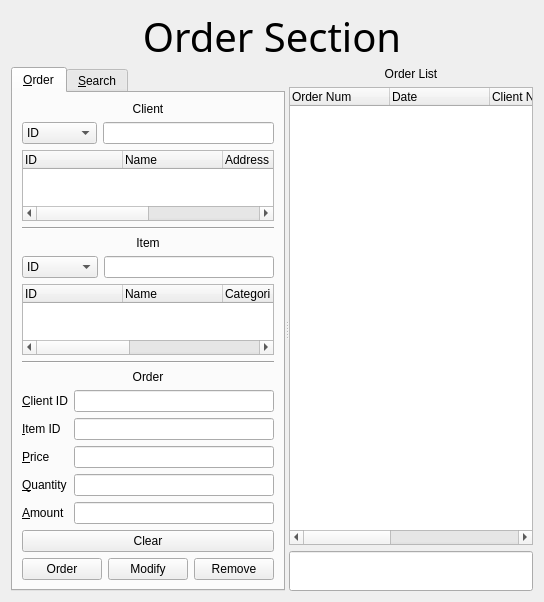
<?xml version="1.0" encoding="UTF-8"?>
<ui version="4.0">
 <class>OrderManager</class>
 <widget class="QWidget" name="OrderManager">
  <property name="geometry">
   <rect>
    <x>0</x>
    <y>0</y>
    <width>544</width>
    <height>565</height>
   </rect>
  </property>
  <property name="windowTitle">
   <string>Form</string>
  </property>
  <layout class="QVBoxLayout" name="verticalLayout_8">
   <item>
    <widget class="QLabel" name="label">
     <property name="minimumSize">
      <size>
       <width>0</width>
       <height>50</height>
      </size>
     </property>
     <property name="maximumSize">
      <size>
       <width>16777215</width>
       <height>50</height>
      </size>
     </property>
     <property name="baseSize">
      <size>
       <width>0</width>
       <height>150</height>
      </size>
     </property>
     <property name="font">
      <font>
       <family>Arial Rounded MT Bold</family>
       <pointsize>30</pointsize>
      </font>
     </property>
     <property name="text">
      <string>Order Section</string>
     </property>
     <property name="alignment">
      <set>Qt::AlignCenter</set>
     </property>
    </widget>
   </item>
   <item>
    <widget class="QSplitter" name="splitter">
     <property name="orientation">
      <enum>Qt::Horizontal</enum>
     </property>
     <widget class="QTabWidget" name="OrdertabWidget">
      <property name="currentIndex">
       <number>0</number>
      </property>
      <widget class="QWidget" name="tab">
       <attribute name="title">
        <string>&amp;Order</string>
       </attribute>
       <layout class="QHBoxLayout" name="horizontalLayout_4">
        <item>
         <layout class="QVBoxLayout" name="verticalLayout_5">
          <item>
           <layout class="QVBoxLayout" name="verticalLayout_4">
            <item>
             <widget class="QLabel" name="OrderClientlabel">
              <property name="text">
               <string>Client</string>
              </property>
              <property name="alignment">
               <set>Qt::AlignCenter</set>
              </property>
             </widget>
            </item>
            <item>
             <layout class="QHBoxLayout" name="horizontalLayout_3">
              <item>
               <widget class="QComboBox" name="clientComboBox">
                <item>
                 <property name="text">
                  <string>ID</string>
                 </property>
                </item>
                <item>
                 <property name="text">
                  <string>Name</string>
                 </property>
                </item>
                <item>
                 <property name="text">
                  <string>Address</string>
                 </property>
                </item>
                <item>
                 <property name="text">
                  <string>Type</string>
                 </property>
                </item>
               </widget>
              </item>
              <item>
               <widget class="QLineEdit" name="clientLineEdit"/>
              </item>
             </layout>
            </item>
            <item>
             <widget class="QTreeWidget" name="clientTreeWidget">
              <column>
               <property name="text">
                <string>ID</string>
               </property>
              </column>
              <column>
               <property name="text">
                <string>Name</string>
               </property>
              </column>
              <column>
               <property name="text">
                <string>Address</string>
               </property>
              </column>
              <column>
               <property name="text">
                <string>Tel</string>
               </property>
              </column>
              <column>
               <property name="text">
                <string>Type</string>
               </property>
              </column>
             </widget>
            </item>
           </layout>
          </item>
          <item>
           <widget class="Line" name="line">
            <property name="orientation">
             <enum>Qt::Horizontal</enum>
            </property>
           </widget>
          </item>
          <item>
           <layout class="QVBoxLayout" name="verticalLayout_3">
            <item>
             <widget class="QLabel" name="OrderClientlabel_2">
              <property name="text">
               <string>Item</string>
              </property>
              <property name="alignment">
               <set>Qt::AlignCenter</set>
              </property>
             </widget>
            </item>
            <item>
             <layout class="QHBoxLayout" name="horizontalLayout_2">
              <item>
               <widget class="QComboBox" name="itemComboBox">
                <item>
                 <property name="text">
                  <string>ID</string>
                 </property>
                </item>
                <item>
                 <property name="text">
                  <string>Name</string>
                 </property>
                </item>
                <item>
                 <property name="text">
                  <string>Categori</string>
                 </property>
                </item>
                <item>
                 <property name="text">
                  <string>Color</string>
                 </property>
                </item>
               </widget>
              </item>
              <item>
               <widget class="QLineEdit" name="itemLineEdit"/>
              </item>
             </layout>
            </item>
            <item>
             <widget class="QTreeWidget" name="itemTreeWidget">
              <column>
               <property name="text">
                <string>ID</string>
               </property>
              </column>
              <column>
               <property name="text">
                <string>Name</string>
               </property>
              </column>
              <column>
               <property name="text">
                <string>Categori</string>
               </property>
              </column>
              <column>
               <property name="text">
                <string>Color</string>
               </property>
              </column>
              <column>
               <property name="text">
                <string>Stock</string>
               </property>
              </column>
              <column>
               <property name="text">
                <string>Price</string>
               </property>
              </column>
             </widget>
            </item>
           </layout>
          </item>
          <item>
           <widget class="Line" name="line_2">
            <property name="orientation">
             <enum>Qt::Horizontal</enum>
            </property>
           </widget>
          </item>
          <item>
           <layout class="QVBoxLayout" name="verticalLayout_2">
            <item>
             <widget class="QLabel" name="OrderClientlabel_3">
              <property name="text">
               <string>Order</string>
              </property>
              <property name="alignment">
               <set>Qt::AlignCenter</set>
              </property>
             </widget>
            </item>
            <item>
             <layout class="QFormLayout" name="formLayout">
              <item row="0" column="0">
               <widget class="QLabel" name="label_2">
                <property name="text">
                 <string>&amp;Client ID</string>
                </property>
                <property name="buddy">
                 <cstring>orderClientIdlineEdit</cstring>
                </property>
               </widget>
              </item>
              <item row="0" column="1">
               <widget class="QLineEdit" name="orderClientIdlineEdit"/>
              </item>
              <item row="1" column="0">
               <widget class="QLabel" name="label_3">
                <property name="text">
                 <string>&amp;Item ID</string>
                </property>
                <property name="buddy">
                 <cstring>orderItemIdlineEdit</cstring>
                </property>
               </widget>
              </item>
              <item row="1" column="1">
               <widget class="QLineEdit" name="orderItemIdlineEdit"/>
              </item>
              <item row="2" column="0">
               <widget class="QLabel" name="label_4">
                <property name="text">
                 <string>&amp;Price</string>
                </property>
                <property name="buddy">
                 <cstring>orderPricelineEdit</cstring>
                </property>
               </widget>
              </item>
              <item row="2" column="1">
               <widget class="QLineEdit" name="orderPricelineEdit"/>
              </item>
              <item row="3" column="0">
               <widget class="QLabel" name="label_5">
                <property name="text">
                 <string>&amp;Quantity</string>
                </property>
                <property name="buddy">
                 <cstring>orderQuantitylineEdit</cstring>
                </property>
               </widget>
              </item>
              <item row="3" column="1">
               <widget class="QLineEdit" name="orderQuantitylineEdit"/>
              </item>
              <item row="4" column="0">
               <widget class="QLabel" name="label_6">
                <property name="text">
                 <string>&amp;Amount</string>
                </property>
                <property name="buddy">
                 <cstring>orderAmountlineEdit</cstring>
                </property>
               </widget>
              </item>
              <item row="4" column="1">
               <widget class="QLineEdit" name="orderAmountlineEdit"/>
              </item>
             </layout>
            </item>
            <item>
             <layout class="QVBoxLayout" name="verticalLayout">
              <item>
               <widget class="QPushButton" name="clearPushButton">
                <property name="text">
                 <string>Clear</string>
                </property>
               </widget>
              </item>
              <item>
               <layout class="QHBoxLayout" name="horizontalLayout">
                <item>
                 <widget class="QPushButton" name="orderPushButton">
                  <property name="text">
                   <string>Order</string>
                  </property>
                 </widget>
                </item>
                <item>
                 <widget class="QPushButton" name="modifyPushButton">
                  <property name="text">
                   <string>Modify</string>
                  </property>
                 </widget>
                </item>
                <item>
                 <widget class="QPushButton" name="RemovePushButton">
                  <property name="text">
                   <string>Remove</string>
                  </property>
                 </widget>
                </item>
               </layout>
              </item>
             </layout>
            </item>
           </layout>
          </item>
         </layout>
        </item>
       </layout>
      </widget>
      <widget class="QWidget" name="tab_2">
       <attribute name="title">
        <string>&amp;Search</string>
       </attribute>
       <layout class="QVBoxLayout" name="verticalLayout_10">
        <item>
         <layout class="QVBoxLayout" name="verticalLayout_9">
          <item>
           <widget class="QLabel" name="SearchLabel">
            <property name="minimumSize">
             <size>
              <width>0</width>
              <height>60</height>
             </size>
            </property>
            <property name="font">
             <font>
              <family>Bahnschrift SemiBold</family>
              <pointsize>15</pointsize>
             </font>
            </property>
            <property name="text">
             <string>Order Infomation Search</string>
            </property>
            <property name="alignment">
             <set>Qt::AlignCenter</set>
            </property>
           </widget>
          </item>
          <item>
           <spacer name="verticalSpacer_3">
            <property name="orientation">
             <enum>Qt::Vertical</enum>
            </property>
            <property name="sizeType">
             <enum>QSizePolicy::Fixed</enum>
            </property>
            <property name="sizeHint" stdset="0">
             <size>
              <width>186</width>
              <height>13</height>
             </size>
            </property>
           </spacer>
          </item>
          <item>
           <layout class="QHBoxLayout" name="horizontalLayout_5">
            <item>
             <widget class="QComboBox" name="SearchComboBox">
              <item>
               <property name="text">
                <string>Order Num</string>
               </property>
              </item>
              <item>
               <property name="text">
                <string>Clietn ID</string>
               </property>
              </item>
              <item>
               <property name="text">
                <string>Item ID</string>
               </property>
              </item>
              <item>
               <property name="text">
                <string>Categori</string>
               </property>
              </item>
              <item>
               <property name="text">
                <string>Color</string>
               </property>
              </item>
             </widget>
            </item>
            <item>
             <widget class="QLineEdit" name="searchLineEdit">
              <property name="sizePolicy">
               <sizepolicy hsizetype="Expanding" vsizetype="Expanding">
                <horstretch>0</horstretch>
                <verstretch>0</verstretch>
               </sizepolicy>
              </property>
              <property name="minimumSize">
               <size>
                <width>0</width>
                <height>30</height>
               </size>
              </property>
              <property name="maximumSize">
               <size>
                <width>16777215</width>
                <height>30</height>
               </size>
              </property>
             </widget>
            </item>
           </layout>
          </item>
          <item>
           <widget class="QPushButton" name="SearchPushButton">
            <property name="minimumSize">
             <size>
              <width>0</width>
              <height>0</height>
             </size>
            </property>
            <property name="maximumSize">
             <size>
              <width>16777215</width>
              <height>16777215</height>
             </size>
            </property>
            <property name="text">
             <string>&amp;Search</string>
            </property>
           </widget>
          </item>
          <item>
           <widget class="QTreeWidget" name="searchTreeWidget">
            <column>
             <property name="text">
              <string>Order Num</string>
             </property>
            </column>
            <column>
             <property name="text">
              <string>Client Name</string>
             </property>
            </column>
            <column>
             <property name="text">
              <string>Item Name</string>
             </property>
            </column>
            <column>
             <property name="text">
              <string>Quantity</string>
             </property>
            </column>
           </widget>
          </item>
          <item>
           <spacer name="verticalSpacer_4">
            <property name="orientation">
             <enum>Qt::Vertical</enum>
            </property>
            <property name="sizeType">
             <enum>QSizePolicy::Fixed</enum>
            </property>
            <property name="sizeHint" stdset="0">
             <size>
              <width>20</width>
              <height>17</height>
             </size>
            </property>
           </spacer>
          </item>
          <item>
           <widget class="QListWidget" name="SearchTimeListWidget">
            <property name="minimumSize">
             <size>
              <width>0</width>
              <height>40</height>
             </size>
            </property>
            <property name="maximumSize">
             <size>
              <width>16777215</width>
              <height>40</height>
             </size>
            </property>
           </widget>
          </item>
         </layout>
        </item>
       </layout>
      </widget>
     </widget>
     <widget class="QWidget" name="layoutWidget">
      <layout class="QVBoxLayout" name="verticalLayout_7">
       <item>
        <widget class="QLabel" name="label_7">
         <property name="text">
          <string>Order List</string>
         </property>
         <property name="alignment">
          <set>Qt::AlignCenter</set>
         </property>
        </widget>
       </item>
       <item>
        <layout class="QVBoxLayout" name="verticalLayout_6">
         <item>
          <widget class="QTreeWidget" name="orderTreeWidget">
           <column>
            <property name="text">
             <string>Order Num</string>
            </property>
           </column>
           <column>
            <property name="text">
             <string>Date</string>
            </property>
           </column>
           <column>
            <property name="text">
             <string>Client Name</string>
            </property>
           </column>
           <column>
            <property name="text">
             <string>Item Name</string>
            </property>
           </column>
           <column>
            <property name="text">
             <string>Quantity</string>
            </property>
           </column>
           <column>
            <property name="text">
             <string>Amount</string>
            </property>
           </column>
          </widget>
         </item>
         <item>
          <widget class="QLineEdit" name="logTimeLineEdit">
           <property name="minimumSize">
            <size>
             <width>0</width>
             <height>40</height>
            </size>
           </property>
          </widget>
         </item>
        </layout>
       </item>
      </layout>
     </widget>
    </widget>
   </item>
  </layout>
 </widget>
 <resources/>
 <connections/>
</ui>
